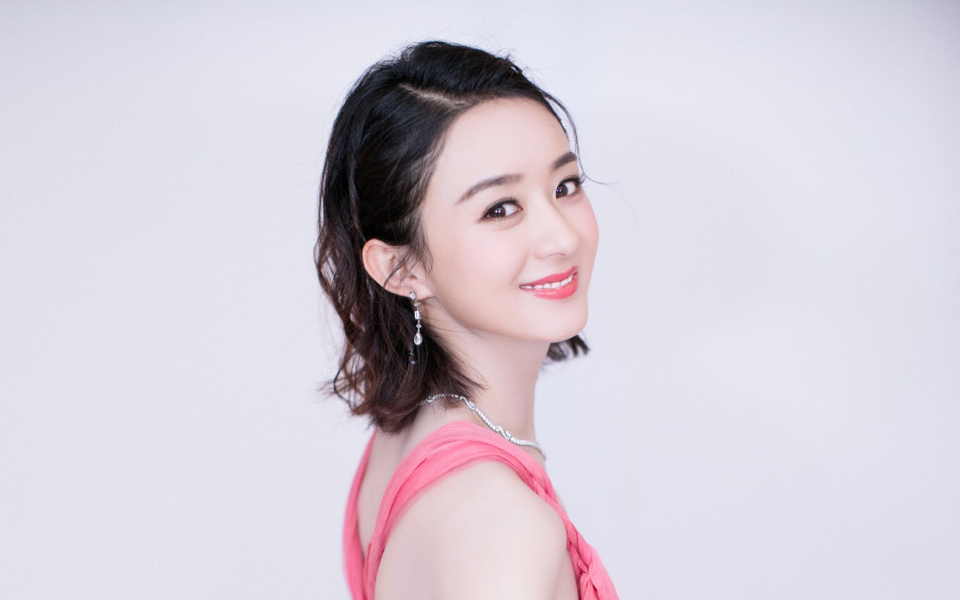
#> input picture Mydjango/23.jpg, 1920 x 1200 px (shown at 1/2 size); its folder holds 2 pictures in this run
$ python load_face_dataset.py ../Mydjango
#> lines starting #> are read from the running program, lines starting #| are printed output that depends on the picture
#> in read_path, image is the input picture: shape (1200, 1920, 3); mean B, G, R 215.8, 205.8, 212.7
# -*- coding: utf-8 -*-

import os
import sys
import numpy as np
import cv2

IMAGE_SIZE = 64

#按照指定图像大小调整尺寸
def resize_image(image, height = IMAGE_SIZE, width = IMAGE_SIZE):
#> called with height = 64, width = 64
    top, bottom, left, right = (0, 0, 0, 0)

    #获取图像尺寸
    h, w, _ = image.shape
#> h = 1200; w = 1920

    #对于长宽不相等的图片，找到最长的一边
    longest_edge = max(h, w)
#> longest_edge = 1920

    #计算短边需要增加多上像素宽度使其与长边等长
    if h < longest_edge:
        dh = longest_edge - h
#> dh = 720
        top = dh // 2
#> top = 360
        bottom = dh - top
#> bottom = 360
    elif w < longest_edge:
        dw = longest_edge - w
        left = dw // 2
        right = dw - left
    else:
        pass

    #RGB颜色
    BLACK = [0, 0, 0]

    #给图像增加边界，是图片长、宽等长，cv2.BORDER_CONSTANT指定边界颜色由value指定
    constant = cv2.copyMakeBorder(image, top , bottom, left, right, cv2.BORDER_CONSTANT, value = BLACK)
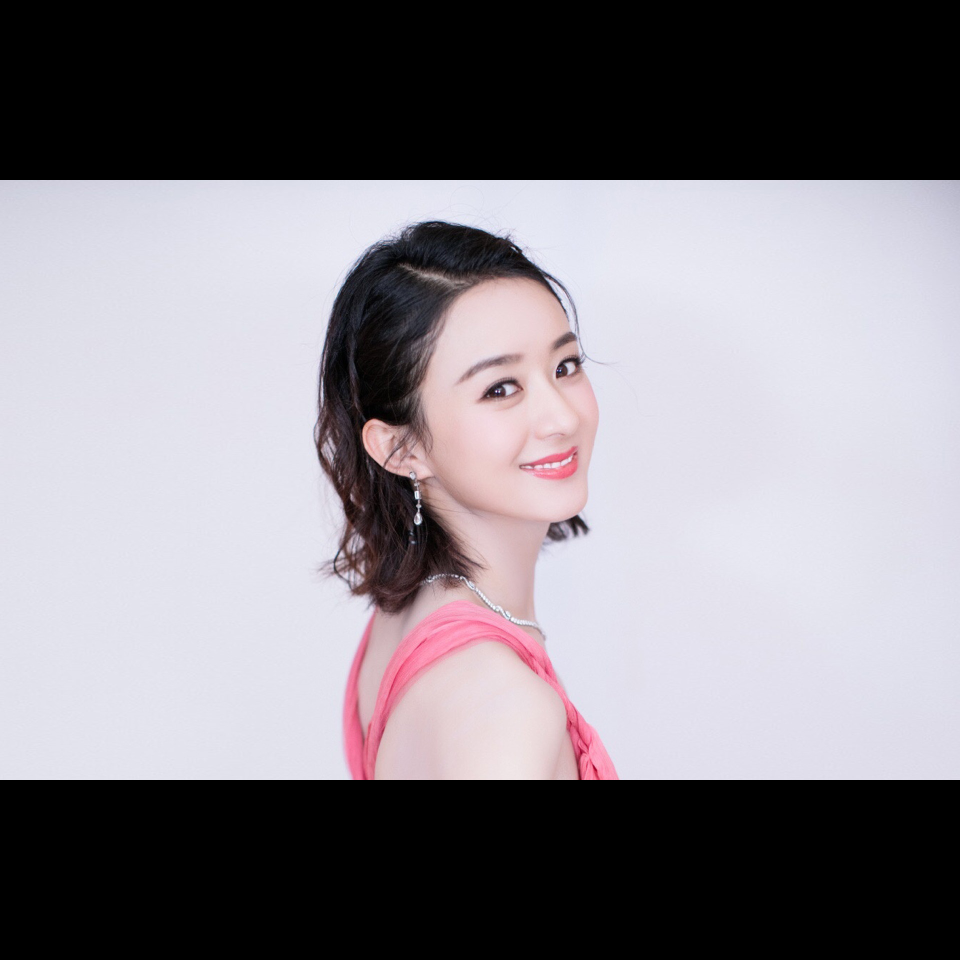
#> constant: shape (1920, 1920, 3) (shown at 1/2 size); mean B, G, R 134.9, 128.6, 132.9

    #调整图像大小并返回
    return cv2.resize(constant, (height, width))
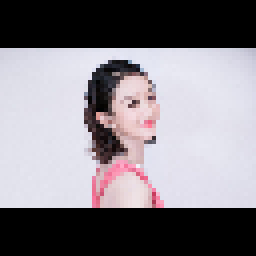
#> returned value: shape (64, 64, 3) (shown 4 times larger); mean of channels 0, 1, 2 134.8, 128.5, 133; drawn as B, G, R
#> pass 3 of the loop in read_path, `for dir_item in os.listdir(path_name):`:
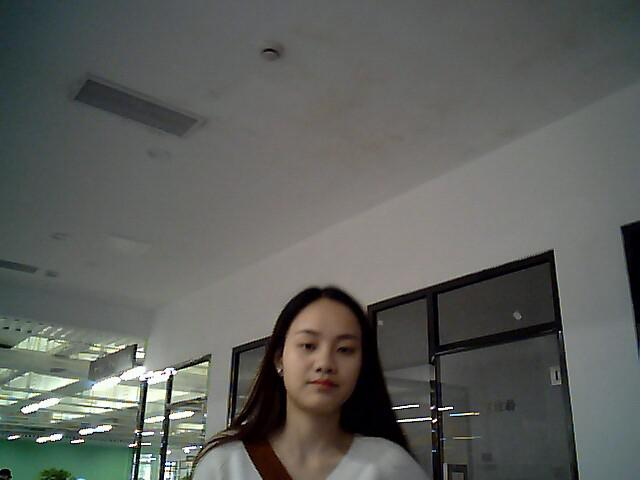
#> input picture Mydjango/严子惠.jpg, 640 x 480 px
#> in read_path, image is the input picture: shape (480, 640, 3); mean B, G, R 93.2, 96.9, 95
#> in resize_image (call 2), `constant = cv2.copyMakeBorder(image, top , bottom, left, right, cv2.BO..`:
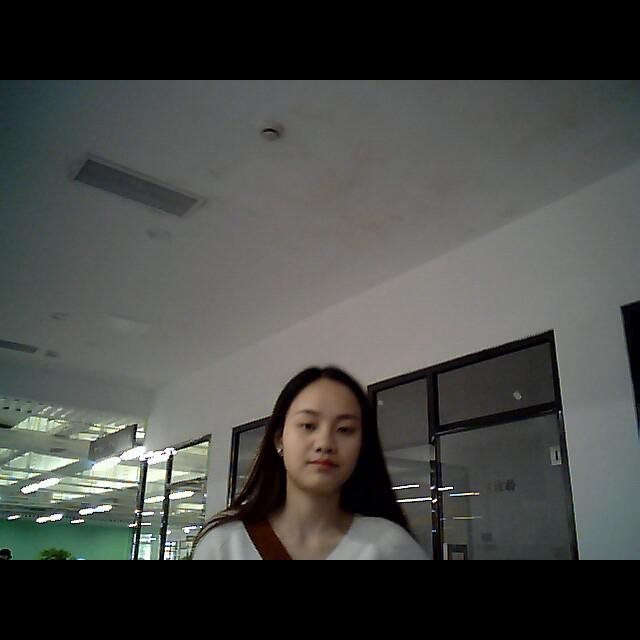
#> constant: shape (640, 640, 3); mean B, G, R 69.9, 72.7, 71.3
#> in resize_image (call 2), `return cv2.resize(constant, (height, width))`:
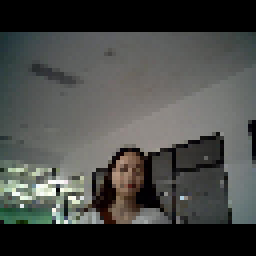
#> returned value: shape (64, 64, 3) (shown 4 times larger); mean of channels 0, 1, 2 70.1, 72.9, 71.5; drawn as B, G, R

#读取训练数据
images = []
labels = []
def read_path(path_name):
    for dir_item in os.listdir(path_name):
        #从初始路径开始叠加，合并成可识别的操作路径
        full_path = os.path.abspath(os.path.join(path_name, dir_item))

        if os.path.isdir(full_path):    #如果是文件夹，继续递归调用
            read_path(full_path)
        else:   #文件
            if dir_item.endswith('.jpg'):
                image = cv2.imread(full_path)
                image = resize_image(image, IMAGE_SIZE, IMAGE_SIZE)

                #放开这个代码，可以看到resize_image()函数的实际调用效果
                #cv2.imwrite('1.jpg', image)

                images.append(image)
                labels.append(path_name)

    return images,labels


#从指定路径读取训练数据
def load_dataset(path_name):
    images,labels = read_path(path_name)
#> images = 2 items; labels = ['../Mydjango', '../Mydjango']

    #将输入的所有图片转成四维数组，尺寸为(图片数量*IMAGE_SIZE*IMAGE_SIZE*3)
    #我和闺女两个人共1200张图片，IMAGE_SIZE为64，故对我来说尺寸为1200 * 64 * 64 * 3
    #图片为64 * 64像素,一个像素3个颜色值(RGB)
    images = np.array(images)
    print(images.shape)
#| (2, 64, 64, 3)

    #标注数据，'me'文件夹下都是我的脸部图像，全部指定为0，另外一个文件夹下是闺女的，全部指定为1
    labels = np.array([0 if label.endswith('me') else 1 for label in labels])
#> labels = [1, 1]

    return images, labels

if __name__ == '__main__':
    if len(sys.argv) != 2:
        print("Usage:%s path_name\r\n" % (sys.argv[0]))
    else:
        images, labels = load_dataset(sys.argv[1])
#> labels = [1, 1]
